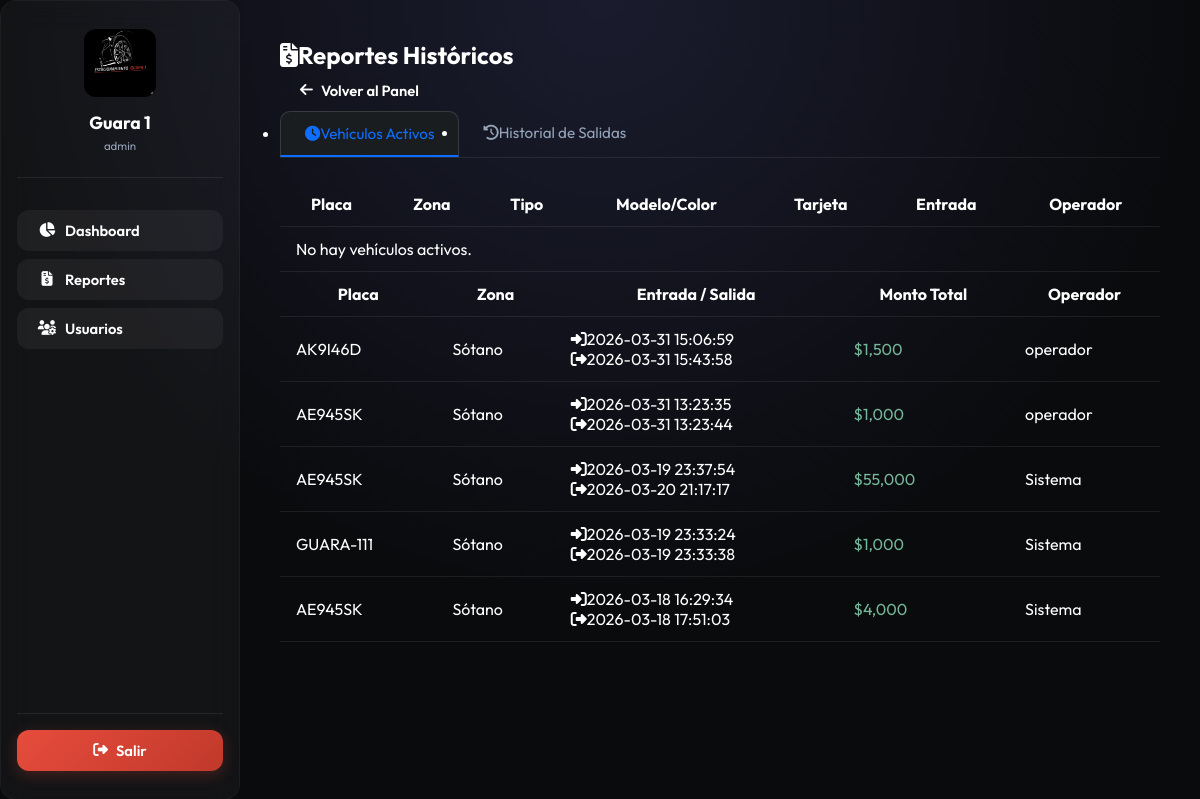
Page /historical_reports (signed in) on the committed database.
### tables this page shows
CREATE TABLE registros (
            id INTEGER PRIMARY KEY AUTOINCREMENT,
            placa TEXT NOT NULL,
            nivel TEXT NOT NULL,
            tipo_vehiculo TEXT NOT NULL,
            modelo TEXT,
            color TEXT,
            numero_tarjeta INTEGER NOT NULL,
            hora_entrada TIMESTAMP NOT NULL,
            hora_salida TIMESTAMP,
            monto_pagado REAL DEFAULT 0.0
        , user_id INTEGER);

CREATE TABLE usuarios (
            id INTEGER PRIMARY KEY AUTOINCREMENT,
            username TEXT UNIQUE NOT NULL,
            password_hash TEXT NOT NULL,
            rol TEXT NOT NULL,
            zona TEXT DEFAULT 'Sótano',
            pregunta_seguridad TEXT,
            respuesta_seguridad TEXT
        , full_name TEXT, last_login TIMESTAMP);

### main.py (the view)
@app.route('/historical_reports')
@login_required
def historical_reports():
    if session.get('rol') not in ['admin', 'supervisor']:
        flash('Acceso denegado', 'error')
        return redirect(url_for('index'))
    conn = get_db_connection()
    registros = conn.execute('''
        SELECT r.*, u.username as operador
        FROM registros r
        LEFT JOIN usuarios u ON r.user_id = u.id
        WHERE r.hora_salida IS NULL
        ORDER BY r.hora_entrada DESC
        LIMIT 200
    ''').fetchall()
    historico = conn.execute('''
        SELECT r.*, u.username as operador
        FROM registros r
        LEFT JOIN usuarios u ON r.user_id = u.id
        WHERE r.hora_salida IS NOT NULL
        ORDER BY r.hora_salida DESC
        LIMIT 500
    ''').fetchall()
    conn.close()
    return render_template('reports.html', registros=registros, historico=historico)

### main.py (called while the page is built)
def get_db_connection():
    conn = sqlite3.connect(DB_PATH)
    conn.row_factory = sqlite3.Row
    return conn

def login_required(f):
    @wraps(f)
    def decorated_function(*args, **kwargs):
        if 'user_id' not in session:
            return redirect(url_for('login'))
        return f(*args, **kwargs)
    return decorated_function

### templates/reports.html (shortened to what this page needs)
{% extends "layout.html" %}
{% block content %}
<div class="container-fluid mt-4">
    <div class="d-flex justify-content-between align-items-center mb-4">
        <h2 class="text-primary"><i class="fas fa-file-invoice-dollar me-2"></i>Reportes Históricos</h2>
        <a href="{{ url_for('index') }}" class="btn btn-outline-secondary shadow-sm">
            <i class="fas fa-arrow-left me-2"></i>Volver al Panel
        </a>
    </div>
    <ul class="nav nav-tabs border-secondary mb-4" id="reportTabs" role="tablist">
        <li class="nav-item" role="presentation">
            <button class="nav-link active bg-transparent border-0 text-light" id="active-tab" data-bs-toggle="tab" data-bs-target="#active-pane" type="button" role="tab">
                <i class="fas fa-clock me-2"></i>Vehículos Activos
            </button>
        </li>
        <li class="nav-item" role="presentation">
            <button class="nav-link bg-transparent border-0 text-secondary" id="history-tab" data-bs-toggle="tab" data-bs-target="#history-pane" type="button" role="tab">
                <i class="fas fa-history me-2"></i>Historial de Salidas
            </button>
        </li>
    </ul>
    <div class="tab-content" id="reportTabsContent">
        <div class="tab-pane fade show active" id="active-pane" role="tabpanel">
            <div class="card bg-dark border-secondary shadow-lg rounded-4 overflow-hidden">
                <div class="table-responsive">
                    <table class="table table-dark table-hover mb-0 align-middle">
                        <thead class="bg-secondary text-light">
                            <tr>
                                <th class="px-4 py-3">Placa</th>
                                <th class="py-3">Zona</th>
                                <th class="py-3">Tipo</th>
                                <th class="py-3">Modelo/Color</th>
                                <th class="py-3">Tarjeta</th>
                                <th class="py-3">Entrada</th>
                                <th class="px-4 py-3 text-end">Operador</th>
                            </tr>
                        </thead>
                        <tbody>
                            {% if not registros %}
                            <tr><td colspan="7" class="text-center py-5 text-muted">No hay vehículos activos.</td></tr>
                            {% endif %}
                        </tbody>
                    </table>
                </div>
            </div>
        </div>
        <div class="tab-pane fade" id="history-pane" role="tabpanel">
            <div class="card bg-dark border-secondary shadow-lg rounded-4 overflow-hidden">
                <div class="table-responsive">
                    <table class="table table-dark table-hover mb-0 align-middle">
                        <thead class="bg-secondary text-light">
                            <tr>
                                <th class="px-4 py-3">Placa</th>
                                <th class="py-3">Zona</th>
                                <th class="py-3">Entrada / Salida</th>
                                <th class="py-3">Monto Total</th>
                                <th class="px-4 py-3 text-end">Operador</th>
                            </tr>
                        </thead>
                        <tbody>
                            {% for reg in historico %}
                            <tr class="border-secondary">
                                <td class="px-4"><span class="badge bg-secondary-subtle text-dark fs-6 px-3 py-2 rounded-3">{{ reg.placa }}</span></td>
                                <td><span class="text-secondary small">{{ reg.nivel }}</span></td>
                                <td class="small py-2">
                                    <div class="text-success"><i class="fas fa-sign-in-alt me-1"></i>{{ reg.hora_entrada }}</div>
                                    <div class="text-danger"><i class="fas fa-sign-out-alt me-1"></i>{{ reg.hora_salida }}</div>
                                </td>
                                <td><span class="text-success-emphasis fw-bold fs-5">${{ "{:,.0f}".format(reg.monto_pagado) }}</span></td>
                                <td class="px-4 text-end"><span class="text-info">{{ reg.operador or 'Sistema' }}</span></td>
                            </tr>
                            {% endfor %}
                        </tbody>
                    </table>
                </div>
            </div>
        </div>
    </div>
</div>
{% endblock %}

### templates/layout.html (shortened to what this page needs)
<!DOCTYPE html>
<html lang="es">
<head>
    <link rel="stylesheet" href="https://cdnjs.cloudflare.com/ajax/libs/font-awesome/6.4.0/css/all.min.css">
    <link rel="stylesheet" href="{{ url_for('static', filename='css/style.css') }}">
</head>
<body>
    <div class="app-container">
        <aside class="glass" id="sidebar">
            <div style="text-align: center; margin-bottom: 32px; padding-bottom: 24px; border-bottom: 1px solid var(--border-card);">
                <img src="{{ url_for('static', filename='logo.png') }}" alt="Logo" style="width: 72px; border-radius: 12px;">
                <h2 style="font-size: 1.1rem; margin-top: 10px;" class="sidebar-text">Guara 1</h2>
                <p style="font-size: 0.72rem; color: var(--text-secondary); margin-top: 4px;" class="sidebar-text">{{ session.get('username', '') }}</p>
            </div>
            <nav style="flex: 1;">
                <ul style="list-style: none;">
                    <li style="margin-bottom: 8px;">
                        <a href="/" class="btn" style="width:100%; justify-content: flex-start; background: rgba(255,255,255,0.05);" onclick="closeSidebar()">
                            <i class="fas fa-chart-pie" style="width: 20px; text-align: center;"></i>
                            <span class="sidebar-text">Dashboard</span>
                        </a>
                    </li>
                    {% if session.get('rol') in ['admin', 'supervisor'] %}
                    <li style="margin-bottom: 8px;">
                        <a href="{{ url_for('historical_reports') }}" class="btn" style="width:100%; justify-content: flex-start; background: rgba(255,255,255,0.05);" onclick="closeSidebar()">
                            <i class="fas fa-file-invoice-dollar" style="width: 20px; text-align: center;"></i>
                            <span class="sidebar-text">Reportes</span>
                        </a>
                    </li>
                    {% endif %}
                    {% if session.get('rol') == 'admin' %}
                    <li style="margin-bottom: 8px;">
                        <a href="#" class="btn" style="width:100%; justify-content: flex-start; background: rgba(255,255,255,0.05);" onclick="closeSidebar(); showModal('usersModal');">
                            <i class="fas fa-users-cog" style="width: 20px; text-align:center;"></i>
                            <span class="sidebar-text">Usuarios</span>
                        </a>
                    </li>
                    {% endif %}
                </ul>
            </nav>
            <div style="padding-top: 16px; border-top: 1px solid var(--border-card); margin-top: auto;">
                <a href="/logout" class="btn btn-red" style="width:100%; justify-content: center;">
                    <i class="fas fa-sign-out-alt"></i> <span class="sidebar-text">Salir</span>
                </a>
            </div>
        </aside>
        <main>
            {% block content %}{% endblock %}
        </main>
    </div>
</body>
</html>

### static/css/style.css (style rules this page uses)
:root { --accent-blue: #3498db; --accent-blue-glow: rgba(52, 152, 219, 0.4); --accent-emerald: #2ecc71; --accent-emerald-glow: rgba(46, 204, 113, 0.4); --accent-red: #e74c3c; --bg-dark: #0a0b0d; --bg-card: rgba(255, 255, 255, 0.04); --border-card: rgba(255, 255, 255, 0.08); --text-main: #ffffff; --text-secondary: #94a3b8; --sidebar-width: 240px; }
* { margin: 0; padding: 0; box-sizing: border-box; }
html { font-size: 16px; }
body { font-family: 'Outfit', 'Inter', sans-serif; background: radial-gradient(circle at 50% 0%, #1a1c2e 0%, #0a0b0d 60%); color: var(--text-main); min-height: 100vh; overflow-x: hidden; }
.glass { background: var(--bg-card); backdrop-filter: blur(16px); -webkit-backdrop-filter: blur(16px); background-clip: padding-box; border: 1px solid var(--border-card); border-radius: 16px; }
.app-container { display: flex; min-height: 100vh; }
aside { width: var(--sidebar-width); background: rgba(255, 255, 255, 0.03); backdrop-filter: blur(24px); border-right: 1px solid var(--border-card); padding: 28px 16px; position: fixed; height: 100vh; z-index: 200; display: flex; flex-direction: column; transition: transform 0.3s ease, width 0.3s ease; overflow-y: auto; }
aside nav .btn { transition: all 0.2s ease; border-radius: 12px; }
main { flex: 1; margin-left: var(--sidebar-width); padding: 40px; min-width: 0; }
.btn { display: inline-flex; align-items: center; gap: 8px; padding: 11px 20px; border-radius: 12px; border: none; cursor: pointer; font-weight: 600; transition: all 0.25s ease; font-size: 0.92rem; text-decoration: none; color: white; font-family: 'Outfit', sans-serif; white-space: nowrap; }
.btn-red { background: linear-gradient(135deg, #e74c3c, #c0392b); box-shadow: 0 4px 15px rgba(231,76,60,0.25); }
table { width: 100%; border-collapse: collapse; }
table th, table td { padding: 12px 16px; }
table thead tr { border-bottom: 1px solid var(--border-card); }
table tbody tr { border-bottom: 1px solid var(--border-card); transition: background 0.15s; }
.table-responsive { overflow-x: auto; -webkit-overflow-scrolling: touch; }
.nav-tabs { display: flex; border-bottom: 1px solid var(--border-card); margin-bottom: 24px; flex-wrap: wrap; }
.nav-tabs button { background: none; border: none; color: var(--text-secondary); cursor: pointer; padding: 12px 20px; font-family: 'Outfit', sans-serif; font-size: 0.95rem; border-bottom: 2px solid transparent; transition: all 0.2s; }
.nav-tabs button.active { color: var(--accent-blue); border-bottom-color: var(--accent-blue); }

### templates/reports.html (style rules this page uses)
.nav-tabs .nav-link { transition: all 0.2s ease; padding: 0.75rem 1.5rem; border-radius: 10px 10px 0 0; }
.nav-tabs .nav-link.active { color: #0d6efd !important; background: #1a1d20 !important; border: 1px solid #373b3e !important; border-bottom: 2px solid #0d6efd !important; }
.table-dark { --bs-table-bg: #1a1d20; }
.text-success-emphasis { color: #75b798 !important; }

### rows in the picture
registros: placa "AK9I46D", nivel "Sótano", hora_entrada "2026-03-31 15:06:59", hora_salida "2026-03-31 15:43:58", monto_pagado "1,500", username "operador"
registros: placa "AE945SK", nivel "Sótano", hora_entrada "2026-03-31 13:23:35", hora_salida "2026-03-31 13:23:44", monto_pagado "1,000", username "operador"
registros: placa "AE945SK", nivel "Sótano", hora_entrada "2026-03-19 23:37:54", hora_salida "2026-03-20 21:17:17", monto_pagado "55,000", operador "Sistema"
registros: placa "GUARA-111", nivel "Sótano", hora_entrada "2026-03-19 23:33:24", hora_salida "2026-03-19 23:33:38", monto_pagado "1,000", operador "Sistema"
registros: placa "AE945SK", nivel "Sótano", hora_entrada "2026-03-18 16:29:34", hora_salida "2026-03-18 17:51:03", monto_pagado "4,000", operador "Sistema"

### other values in the picture
{{ session.get('username', '') }} "admin"
